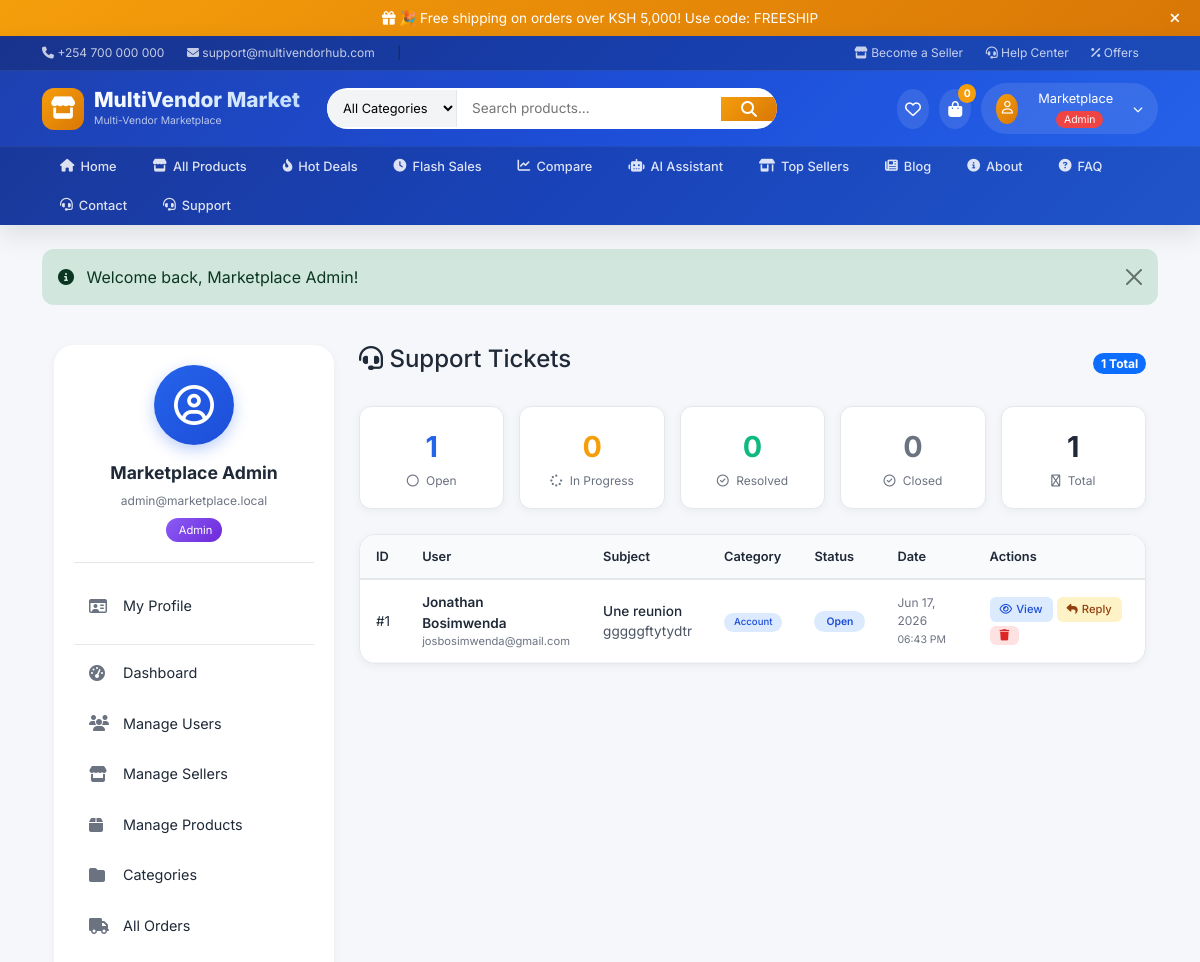
Before: /admin/support.php (signed in, upper part) with the older database file.
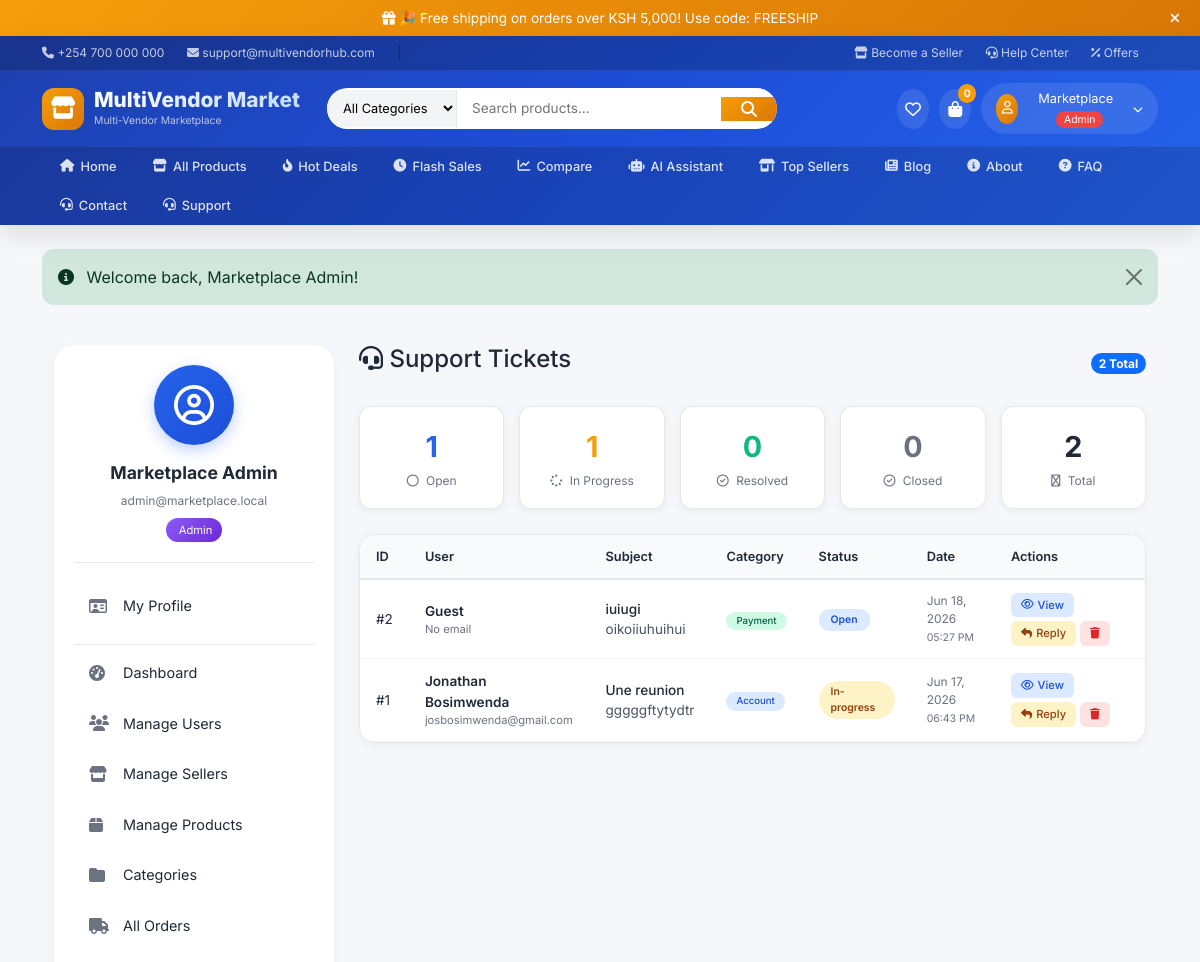
After: the same page with the newer database file.
### tables this page shows
CREATE TABLE `support_tickets` (
  `id` int(11) NOT NULL,
  `user_id` int(11) DEFAULT 0,
  `subject` varchar(255) NOT NULL,
  `category` varchar(50) NOT NULL,
  `message` text NOT NULL,
  `status` enum('open','in-progress','resolved','closed') DEFAULT 'open',
  `admin_reply` text DEFAULT NULL,
  `created_at` datetime NOT NULL,
  `updated_at` datetime DEFAULT NULL
);

CREATE TABLE `users` (
  `id` int(11) NOT NULL,
  `name` varchar(120) NOT NULL,
  `email` varchar(190) NOT NULL,
  `password_hash` varchar(255) NOT NULL,
  `role` enum('customer','seller','admin') NOT NULL DEFAULT 'customer',
  `phone` varchar(40) DEFAULT NULL,
  `address` text DEFAULT NULL,
  `email_verified` tinyint(1) NOT NULL DEFAULT 0,
  `verification_token` varchar(64) DEFAULT NULL,
  `reset_token` varchar(64) DEFAULT NULL,
  `reset_expires` datetime DEFAULT NULL,
  `created_at` datetime NOT NULL,
  `remember_token` varchar(64) DEFAULT NULL,
  `remember_expires` datetime DEFAULT NULL
);

### includes/functions.php (called while the page is built, shortened)
<?php
function csrf_token() {
    return $_SESSION['csrf_token'];
}
function sanitize($value) {
    return htmlspecialchars(trim($value), ENT_QUOTES, 'UTF-8');
}
?>

### admin/support.php (the view, shortened to what the changed rows need)
<?php
require_once '../includes/header.php';
$sql = "SELECT t.*, u.name as user_name, u.email as user_email
        FROM support_tickets t
        LEFT JOIN users u ON u.id = t.user_id
        ORDER BY CASE
            WHEN t.status = 'open' THEN 1
            WHEN t.status = 'in-progress' THEN 2
            WHEN t.status = 'resolved' THEN 3
            WHEN t.status = 'closed' THEN 4
        END, t.created_at DESC";
$tickets = $mysqli->query($sql);
$count_sql = "SELECT
                SUM(CASE WHEN status = 'open' THEN 1 ELSE 0 END) as open_count,
                SUM(CASE WHEN status = 'in-progress' THEN 1 ELSE 0 END) as in_progress_count,
                SUM(CASE WHEN status = 'resolved' THEN 1 ELSE 0 END) as resolved_count,
                SUM(CASE WHEN status = 'closed' THEN 1 ELSE 0 END) as closed_count,
                COUNT(*) as total_count
              FROM support_tickets";
$counts = $mysqli->query($count_sql)->fetch_assoc();
?>
<div class="container-fluid py-4">
    <div class="support-container">
        <div class="support-content">
            <div class="d-flex justify-content-between align-items-center mb-4">
                <h4><i class="fa-solid fa-headset"></i> Support Tickets</h4>
                <span class="badge bg-primary rounded-pill"><?= $counts['total_count'] ?? 0 ?> Total</span>
            </div>
            <div class="stats-row">
                <div class="stat-card in-progress">
                    <div class="number"><?= $counts['in_progress_count'] ?? 0 ?></div>
                    <div class="label"><i class="fa-solid fa-spinner"></i> In Progress</div>
                </div>
                <div class="stat-card total">
                    <div class="number"><?= $counts['total_count'] ?? 0 ?></div>
                    <div class="label"><i class="fa-regular fa-ticket"></i> Total</div>
                </div>
            </div>
            <div class="tickets-table">
                <?php if ($tickets && $tickets->num_rows > 0): ?>
                <table>
                    <thead>
                        <tr>
                            <th>ID</th>
                            <th>User</th>
                            <th>Subject</th>
                            <th>Category</th>
                            <th>Status</th>
                            <th>Date</th>
                            <th>Actions</th>
                        </tr>
                    </thead>
                    <tbody>
                        <?php while ($ticket = $tickets->fetch_assoc()): ?>
                        <tr>
                            <td>#<?= $ticket['id'] ?></td>
                            <td>
                                <div style="font-weight:600; color:#1f2937;"><?= sanitize($ticket['user_name'] ?? 'Guest') ?></div>
                                <div style="font-size:0.7rem; color:#6b7280;"><?= sanitize($ticket['user_email'] ?? 'No email') ?></div>
                            </td>
                            <td>
                                <div style="font-weight:500; color:#1f2937;"><?= sanitize($ticket['subject']) ?></div>
                                <div class="ticket-message"><?= sanitize(substr($ticket['message'], 0, 60)) ?></div>
                            </td>
                            <td>
                                <span class="category-badge <?= $ticket['category'] ?>">
                                    <?= ucfirst($ticket['category']) ?>
                                </span>
                            </td>
                            <td>
                                <span class="status-badge <?= $ticket['status'] ?>">
                                    <?= ucfirst($ticket['status']) ?>
                                </span>
                            </td>
                            <td style="font-size:0.75rem; color:#6b7280;">
                                <?= date('M d, Y', strtotime($ticket['created_at'])) ?>
                                <br>
                                <small><?= date('h:i A', strtotime($ticket['created_at'])) ?></small>
                            </td>
                            <td>
                                <div style="display:flex; gap:4px; flex-wrap:wrap;">
                                    <button class="btn-action btn-view" onclick="viewTicket(<?= $ticket['id'] ?>, '<?= addslashes($ticket['subject']) ?>', '<?= addslashes($ticket['message']) ?>', '<?= addslashes($ticket['user_name'] ?? 'Guest') ?>', '<?= addslashes($ticket['user_email'] ?? '') ?>', '<?= $ticket['category'] ?>', '<?= $ticket['status'] ?>', '<?= addslashes($ticket['admin_reply'] ?? '') ?>')">
                                        <i class="fa-regular fa-eye"></i> View
                                    </button>
                                    <?php if ($ticket['status'] != 'closed' && $ticket['status'] != 'resolved'): ?>
                                    <button class="btn-action btn-edit" onclick="openReplyModal(<?= $ticket['id'] ?>, '<?= addslashes($ticket['subject']) ?>', '<?= addslashes($ticket['message']) ?>', '<?= addslashes($ticket['user_name'] ?? 'Guest') ?>', '<?= $ticket['status'] ?>')">
                                        <i class="fa fa-reply"></i> Reply
                                    </button>
                                    <?php endif; ?>
                                    <a href="support.php?delete=<?= $ticket['id'] ?>&csrf_token=<?= csrf_token() ?>" class="btn-action btn-delete" onclick="return confirm('Delete this ticket?')">
                                        <i class="fa fa-trash"></i>
                                    </a>
                                </div>
                            </td>
                        </tr>
                        <?php endwhile; ?>
                    </tbody>
                </table>
                <?php endif; ?>
            </div>
        </div>
    </div>
</div>
<?php require_once '../includes/footer.php'; ?>

Changed rows visible on the page:
added support_tickets: id "2", user_name "Guest", user_email "No email", subject "iuiugi", message "oikoiiuhuihui", category "Payment", status "Open", created_at "Jun 18, 2026", created_at "05:27 PM"
changed support_tickets "Une reunion": status "Open" → "In-progress"
Other visible differences:
$counts['total_count']: "1" → "2"
$counts['in_progress_count']: "0" → "1"
